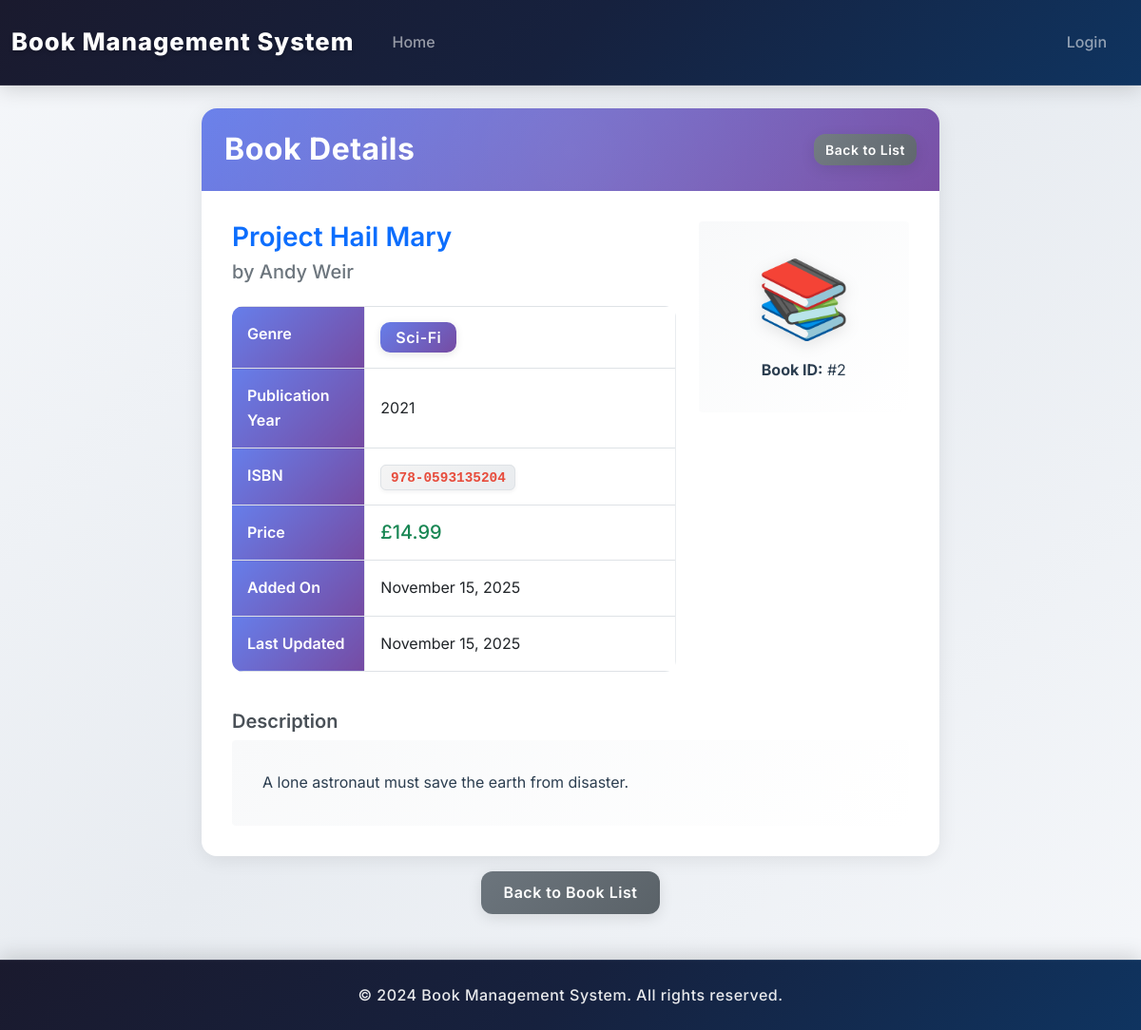
The app's page /view_book.php?id=2 with its own data.
### tables this page shows
CREATE TABLE IF NOT EXISTS books (
    id INT AUTO_INCREMENT PRIMARY KEY,
    title VARCHAR(255) NOT NULL,
    author VARCHAR(255) NOT NULL,
    genre VARCHAR(100) NOT NULL,
    publication_year INT NOT NULL,
    isbn VARCHAR(20),
    description TEXT,
    price DECIMAL(10,2),
    created_at TIMESTAMP DEFAULT CURRENT_TIMESTAMP,
    updated_at TIMESTAMP DEFAULT CURRENT_TIMESTAMP ON UPDATE CURRENT_TIMESTAMP
);

### includes/database.php (called while the page is built, shortened)
<?php
class Database {
    private $host = DB_HOST;
    private $dbname = DB_NAME;
    private $username = DB_USER;
    private $password = DB_PASS;
    private $conn;
    private $stmt;
    public function __construct() {
        $dsn = "mysql:host={$this->host};dbname={$this->dbname};charset=utf8mb4";
        $options = [
            PDO::ATTR_ERRMODE => PDO::ERRMODE_EXCEPTION,
            PDO::ATTR_DEFAULT_FETCH_MODE => PDO::FETCH_ASSOC,
            PDO::ATTR_EMULATE_PREPARES => false,
        ];
        try {
            $this->conn = new PDO($dsn, $this->username, $this->password, $options);
        } catch (PDOException $e) {
            die("Connection failed: " . $e->getMessage());
        }
    }
    public function query($sql) {
        $this->stmt = $this->conn->prepare($sql);
    }
    public function bind($param, $value, $type = null) {
        if (is_null($type)) {
            switch (true) {
                case is_int($value):
                    $type = PDO::PARAM_INT;
                    break;
            }
        }
        $this->stmt->bindValue($param, $value, $type);
    }
    public function execute() {
        return $this->stmt->execute();
    }
    public function single() {
        $this->execute();
        return $this->stmt->fetch();
    }
}
?>

### view_book.php (the view, shortened to what this page needs)
<?php
require_once 'includes/database.php';
$db = new Database();
$book_id = (int)$_GET['id'];
$db->query("SELECT * FROM books WHERE id = :id");
$db->bind(':id', $book_id);
$book = $db->single();
require_once 'templates/header.tpl.php';
?>
<div class="row justify-content-center">
    <div class="col-md-8">
        <div class="card">
            <div class="card-header bg-primary text-white">
                <div class="d-flex justify-content-between align-items-center">
                    <h2 class="mb-0">Book Details</h2>
                    <div>
                        <a href="index.php" class="btn btn-secondary btn-sm">Back to List</a>
                    </div>
                </div>
            </div>
            <div class="card-body">
                <div class="row">
                    <div class="col-md-8">
                        <h3 class="text-primary"><?php echo htmlspecialchars($book['title']); ?></h3>
                        <h5 class="text-muted">by <?php echo htmlspecialchars($book['author']); ?></h5>
                        <div class="mt-4">
                            <table class="table table-bordered">
                                <tr>
                                    <th width="30%">Genre</th>
                                    <td>
                                        <span class="badge bg-primary fs-6"><?php echo htmlspecialchars($book['genre']); ?></span>
                                    </td>
                                </tr>
                                <tr>
                                    <th>Publication Year</th>
                                    <td><?php echo htmlspecialchars($book['publication_year']); ?></td>
                                </tr>
                                <tr>
                                    <th>ISBN</th>
                                    <td><code><?php echo htmlspecialchars($book['isbn']); ?></code></td>
                                </tr>
                                <tr>
                                    <th>Price</th>
                                    <td class="h5 text-success">£<?php echo number_format($book['price'], 2); ?></td>
                                </tr>
                                <tr>
                                    <th>Added On</th>
                                    <td><?php echo date('F j, Y', strtotime($book['created_at'])); ?></td>
                                </tr>
                                <tr>
                                    <th>Last Updated</th>
                                    <td><?php echo date('F j, Y', strtotime($book['updated_at'])); ?></td>
                                </tr>
                            </table>
                        </div>
                    </div>
                    <div class="col-md-4 text-center">
                        <div class="bg-light p-4 rounded">
                            <div class="display-1 text-muted">📚</div>
                            <div class="mt-3">
                                <strong>Book ID:</strong> #<?php echo $book['id']; ?>
                            </div>
                        </div>
                    </div>
                </div>
                <?php if (!empty($book['description'])): ?>
                    <div class="mt-4">
                        <h5>Description</h5>
                        <div class="p-3 bg-light rounded">
                            <?php echo nl2br(htmlspecialchars($book['description'])); ?>
                        </div>
                    </div>
                <?php endif; ?>
            </div>
        </div>
        <div class="mt-3 text-center">
            <a href="index.php" class="btn btn-secondary">Back to Book List</a>
        </div>
    </div>
</div>
<?php require_once 'templates/footer.tpl.php'; ?>

### assets/css/style.css (style rules this page uses)
:root { --primary-color: #2c3e50; --secondary-color: #3498db; --accent-color: #e74c3c; --success-color: #27ae60; --warning-color: #f39c12; --light-bg: #f8f9fa; --card-shadow: 0 4px 6px rgba(0, 0, 0, 0.1); --card-shadow-hover: 0 8px 15px rgba(0, 0, 0, 0.15); --gradient-primary: linear-gradient(135deg, #667eea 0%, #764ba2 100%); --gradient-secondary: linear-gradient(135deg, #f093fb 0%, #f5576c 100%); --gradient-success: linear-gradient(135deg, #4facfe 0%, #00f2fe 100%); }
body { background: linear-gradient(135deg, #f5f7fa 0%, #e8ecf1 50%, #f5f7fa 100%); background-attachment: fixed; font-family: 'Inter', 'Segoe UI', Tahoma, Geneva, Verdana, sans-serif; min-height: 100vh; line-height: 1.6; color: #2c3e50; }
.card { border: none; border-radius: 16px; box-shadow: 0 4px 20px rgba(0, 0, 0, 0.08); transition: all 0.4s cubic-bezier(0.175, 0.885, 0.32, 1.275); overflow: hidden; background: #fff; position: relative; }
.card::before { content: ''; position: absolute; top: 0; left: 0; right: 0; height: 4px; background: var(--gradient-primary); transform: scaleX(0); transition: transform 0.4s ease; }
.card-header { background: var(--gradient-primary); color: white; border: none; padding: 1.5rem; font-weight: 600; position: relative; overflow: hidden; }
.card-header::after { content: ''; position: absolute; top: -50%; right: -50%; width: 200%; height: 200%; background: radial-gradient(circle, rgba(255,255,255,0.1) 0%, transparent 70%); animation: shimmer 3s infinite; }
.card-body { padding: 2rem; }
.table { background: #fff; border-radius: 8px; overflow: hidden; }
.table tbody tr { transition: all 0.2s ease; }
.table td { padding: 1rem; vertical-align: middle; }
.btn { border-radius: 12px; font-weight: 600; padding: 0.65rem 1.5rem; transition: all 0.3s cubic-bezier(0.175, 0.885, 0.32, 1.275); border: none; box-shadow: 0 4px 15px rgba(0, 0, 0, 0.1); position: relative; overflow: hidden; letter-spacing: 0.5px; }
.btn::before { content: ''; position: absolute; top: 50%; left: 50%; width: 0; height: 0; border-radius: 50%; background: rgba(255, 255, 255, 0.3); transform: translate(-50%, -50%); transition: width 0.6s, height 0.6s; }
.btn-secondary { background: linear-gradient(135deg, #6c757d 0%, #5a6268 100%); color: white; }
.btn-sm { padding: 0.375rem 0.75rem; font-size: 0.875rem; }
.badge { padding: 0.5em 1em; font-weight: 600; border-radius: 10px; font-size: 0.875rem; letter-spacing: 0.5px; box-shadow: 0 2px 8px rgba(0, 0, 0, 0.1); transition: all 0.3s ease; }
.badge.bg-primary { background: var(--gradient-primary) !important; }
h2 { color: #34495e; font-weight: 700; letter-spacing: -0.3px; }
h3 { font-weight: 600; color: #2c3e50; }
h5 { font-weight: 600; color: #495057; }
code { background: linear-gradient(135deg, #f4f4f4 0%, #e9ecef 100%); padding: 0.3rem 0.6rem; border-radius: 6px; font-size: 0.9em; color: #e74c3c; font-weight: 600; border: 1px solid #dee2e6; box-shadow: 0 2px 4px rgba(0, 0, 0, 0.05); }
.card .card-header h2 { color: white; font-weight: 700; letter-spacing: 0.5px; }
.table-bordered { border-radius: 12px; overflow: hidden; }
.table-bordered th { background: linear-gradient(135deg, #667eea 0%, #764ba2 100%); color: white; font-weight: 600; border: none !important; padding: 1rem; }
.table-bordered td { border-color: #e9ecef; padding: 1rem; vertical-align: middle; }
.table-bordered tr:last-child td { border-bottom: none; }
.text-muted { color: #6c757d !important; font-weight: 500; }
.bg-light { background: linear-gradient(135deg, #f8f9fa 0%, #ffffff 100%) !important; border-radius: 12px; padding: 2rem !important; }
.display-1 { font-size: 5rem; filter: drop-shadow(0 4px 8px rgba(0, 0, 0, 0.1)); }
html { scroll-behavior: smooth; }
.container > * { animation: fadeInUp 0.6s ease-out; }

### records on screen
books: title "Project Hail Mary", author "Andy Weir", genre "Sci-Fi", publication_year "2021", isbn "978-0593135204", price "14.99", created_at "November 15, 2025", updated_at "November 15, 2025", id "2", description "A lone astronaut must save the earth from disaster."

### other values on screen
SITE_NAME "Book Management System"
